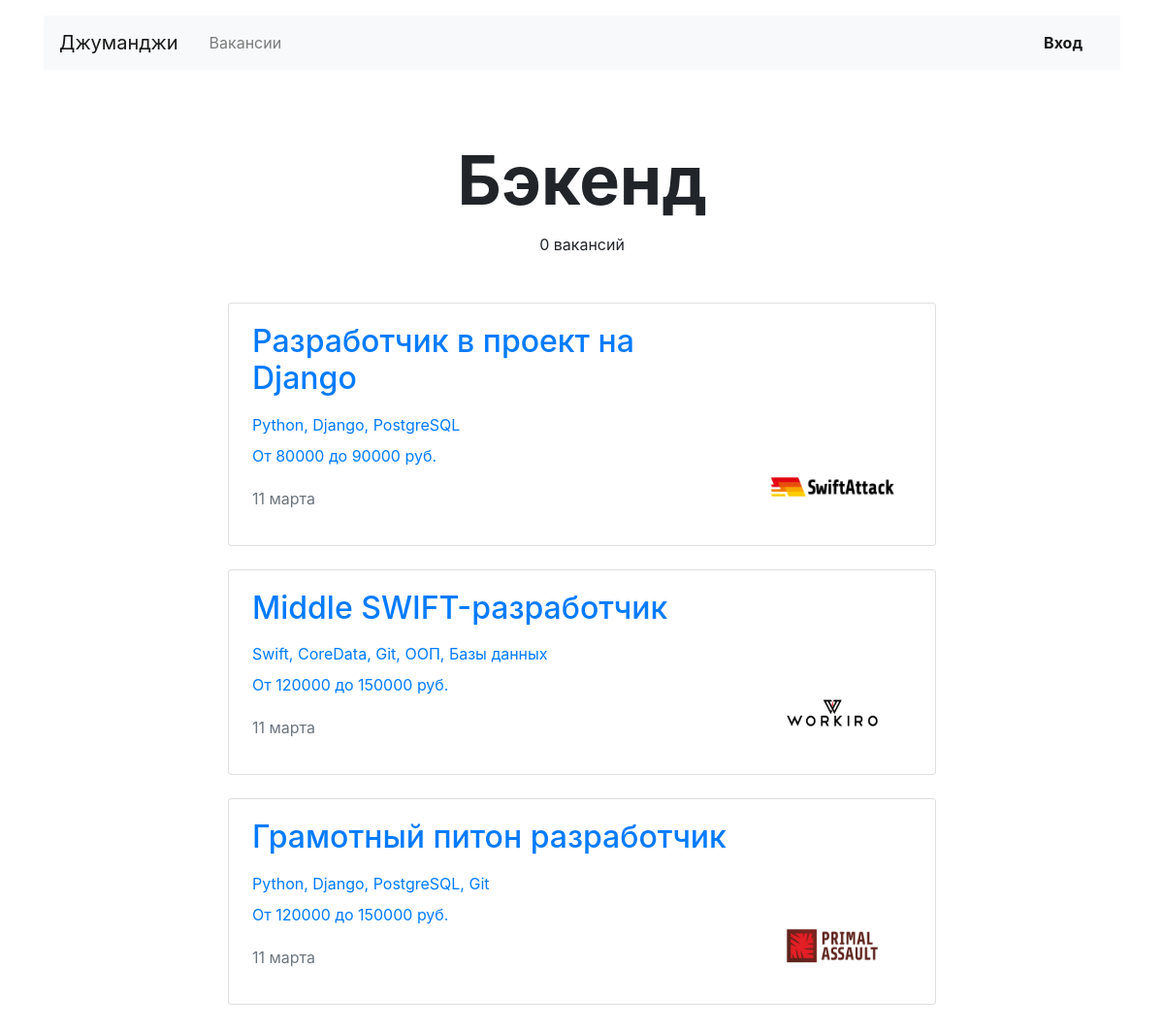
Page /vacancies/cat/backend on the committed database.
### jobs/models.py (models this page shows, shortened)
class Specialty(models.Model):
    code = models.CharField(max_length=20, primary_key=True)
    title = models.CharField(max_length=20)
    picture = models.ImageField(
        upload_to=settings.MEDIA_SPECIALITY_IMAGE_DIR,
        height_field='picture_height_field',
        width_field='picture_width_field',
    )
    picture_height_field = models.PositiveIntegerField(default=0)
    picture_width_field = models.PositiveIntegerField(default=0)

class Vacancy(models.Model):
    title = models.CharField(max_length=100)
    specialty = models.ForeignKey(Specialty, on_delete=models.CASCADE, related_name='vacancies')
    company = models.ForeignKey(Company, on_delete=models.CASCADE, related_name='vacancies')
    skills = models.TextField()
    description = models.TextField()
    salary_min = models.IntegerField()
    salary_max = models.IntegerField()
    published_at = models.DateField()

class Company(models.Model):
    name = models.CharField(max_length=100)
    location = models.CharField(max_length=100)
    logo = models.ImageField(
        upload_to=settings.MEDIA_COMPANY_IMAGE_DIR,
        height_field='logo_height_field',
        width_field='logo_width_field',
    )
    logo_height_field = models.PositiveIntegerField(default=0)
    logo_width_field = models.PositiveIntegerField(default=0)
    description = models.TextField()
    employee_count = models.CharField(max_length=100)
    owner = models.OneToOneField(User, on_delete=models.CASCADE)

### jobs/views/public.py (the view)
# urls.py: path('vacancies/cat/<str:pk>', ListSpecialtyView.as_view(), name='specialty-list'),
class ListSpecialtyView(DetailView):
    model = Specialty
    template_name = os.path.join('jobs', 'public', 'specialty_detail.html')

### templates/jobs/public/specialty_detail.html
{% extends 'base.html' %}
{% block main %}
  <section>
    <h1 class="h1 text-center mx-auto mt-4 pt-5" style="font-size: 70px;"><strong>{{ specialty.title }}</strong></h1>
    <p class="text-center pt-1">{{ specialty.vacancies|length }} вакансий</p>
    <div class="row mt-5">
      <div class="col-12 col-lg-8 offset-lg-2 m-auto">
        {% for vacancy in specialty.vacancies.all %}
          <div class="card mb-4">
            <div class="card-body px-4">
              <div class="row">
                <div class="col-12 col-md-8 col-lg-9">
                  <a href={% url 'vacancy-detail' vacancy.id %}>
                    <h2 class="h2 pb-2">{{ vacancy.title }}</h2>
                    <p class="mb-2">{{ vacancy.skills }}</p>
                    <p>От {{ vacancy.salary_min }} до {{ vacancy.salary_max }} руб.</p>
                    <p class="text-muted pt-1">{{ vacancy.published_at|date:"d E" }}</p>
                  </a>
                </div>
                <div class="col-12 col-md-4 col-lg-3 d-flex align-items-end">
                  <a href={% url 'company-detail' vacancy.company.id %}>
                    <img src="{{ vacancy.company.logo.url }}"
                         width="130" height="80" alt="{{ vacancy.company.name }}">
                  </a>
                </div>
              </div>
            </div>
          </div>
        {% endfor %}
      </div>
    </div>
  </section>
{% endblock %}

### rows in the picture
Specialty: title "Бэкенд", vacancies|length "0"
Vacancy: title "Разработчик в проект на Django", skills "Python, Django, PostgreSQL", salary_min "80000", salary_max "90000", published_at "11 марта", company.logo (picture)
Vacancy: title "Middle SWIFT-разработчик", skills "Swift, CoreData, Git, ООП, Базы данных", salary_min "120000", salary_max "150000", published_at "11 марта", company.logo (picture)
Vacancy: title "Грамотный питон разработчик", skills "Python, Django, PostgreSQL, Git", salary_min "120000", salary_max "150000", published_at "11 марта", company.logo (picture)
